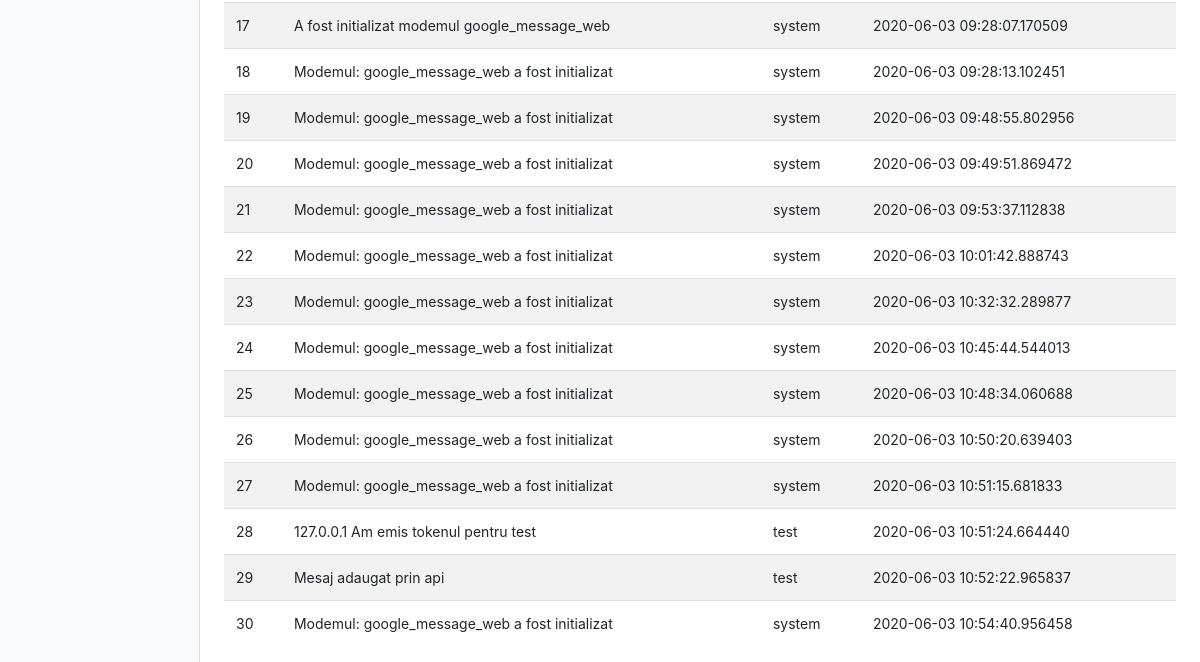
Page /logs (lower part) on the earlier database version.
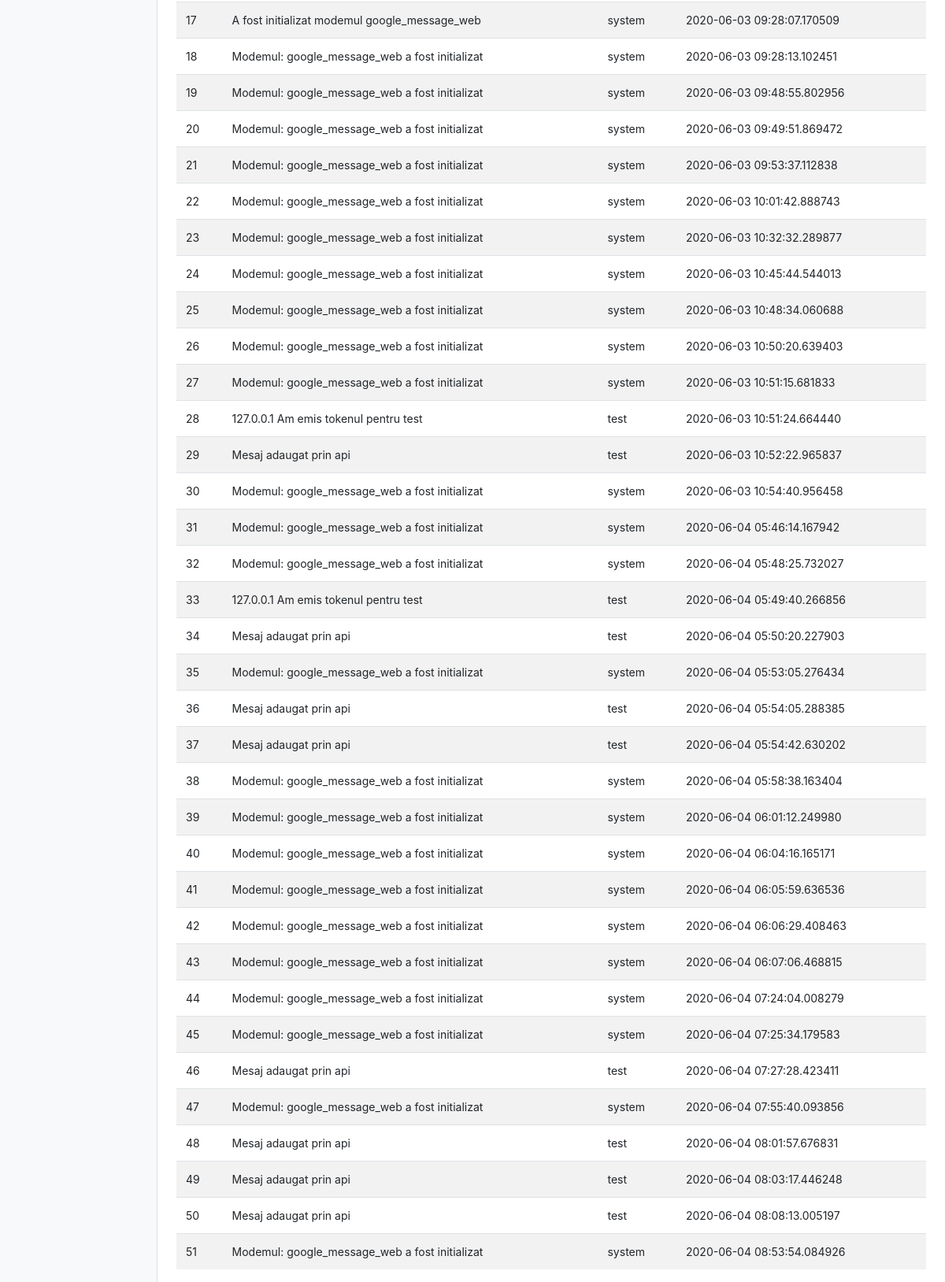
Same page on the later database version.
### models.py (models this page shows)
class Logs(db.Model):
    id = db.Column(db.Integer, primary_key=True)
    action = db.Column(db.String(80), nullable=False)
    user = db.Column(db.String(80), nullable=False)
    date_added = db.Column(db.DateTime, nullable=False, default=datetime.datetime.utcnow)

### views.py (the view)
@app.route('/logs')
def logs():
    all_logs = Logs.query.all()
    return render_template('logs.html', all_logs=all_logs)

### templates/logs.html (shortened to what this page needs)
{% extends 'base.html' %}
{% block content %}
<div class="table-responsive">
          <table id="table_logs" class="table table-striped">
            <tbody>
              {% for log in all_logs %}
              <tr>
                <td>{{ log.id }}</td>
                <td>{{ log.action }}</td>
                <td>{{ log.user }}</td>
                <td>{{ log.date_added }}</td>
              </tr>
              {% endfor %}
            </tbody>
          </table>
        </div>
{% endblock %}
{% block scripts %}
<link rel="stylesheet" href="https://cdn.datatables.net/1.10.21/css/jquery.dataTables.min.css">
{% endblock %}

Differences in the rows shown:
added Logs: id "31", action "Modemul: google_message_web a fost initializat", user "system", date_added "2020-06-04 05:46:14.167942"
added Logs: id "32", action "Modemul: google_message_web a fost initializat", user "system", date_added "2020-06-04 05:48:25.732027"
added Logs: id "33", action "127.0.0.1 Am emis tokenul pentru test", user "test", date_added "2020-06-04 05:49:40.266856"
added Logs: id "34", action "Mesaj adaugat prin api", user "test", date_added "2020-06-04 05:50:20.227903"
added Logs: id "35", action "Modemul: google_message_web a fost initializat", user "system", date_added "2020-06-04 05:53:05.276434"
added Logs: id "36", action "Mesaj adaugat prin api", user "test", date_added "2020-06-04 05:54:05.288385"
added Logs: id "37", action "Mesaj adaugat prin api", user "test", date_added "2020-06-04 05:54:42.630202"
added Logs: id "38", action "Modemul: google_message_web a fost initializat", user "system", date_added "2020-06-04 05:58:38.163404"
added Logs: id "39", action "Modemul: google_message_web a fost initializat", user "system", date_added "2020-06-04 06:01:12.249980"
added Logs: id "40", action "Modemul: google_message_web a fost initializat", user "system", date_added "2020-06-04 06:04:16.165171"
added Logs: id "41", action "Modemul: google_message_web a fost initializat", user "system", date_added "2020-06-04 06:05:59.636536"
added Logs: id "42", action "Modemul: google_message_web a fost initializat", user "system", date_added "2020-06-04 06:06:29.408463"
added Logs: id "43", action "Modemul: google_message_web a fost initializat", user "system", date_added "2020-06-04 06:07:06.468815"
added Logs: id "44", action "Modemul: google_message_web a fost initializat", user "system", date_added "2020-06-04 07:24:04.008279"
added Logs: id "45", action "Modemul: google_message_web a fost initializat", user "system", date_added "2020-06-04 07:25:34.179583"
added Logs: id "46", action "Mesaj adaugat prin api", user "test", date_added "2020-06-04 07:27:28.423411"
added Logs: id "47", action "Modemul: google_message_web a fost initializat", user "system", date_added "2020-06-04 07:55:40.093856"
added Logs: id "48", action "Mesaj adaugat prin api", user "test", date_added "2020-06-04 08:01:57.676831"
added Logs: id "49", action "Mesaj adaugat prin api", user "test", date_added "2020-06-04 08:03:17.446248"
added Logs: id "50", action "Mesaj adaugat prin api", user "test", date_added "2020-06-04 08:08:13.005197"
added Logs: id "51", action "Modemul: google_message_web a fost initializat", user "system", date_added "2020-06-04 08:53:54.084926"
